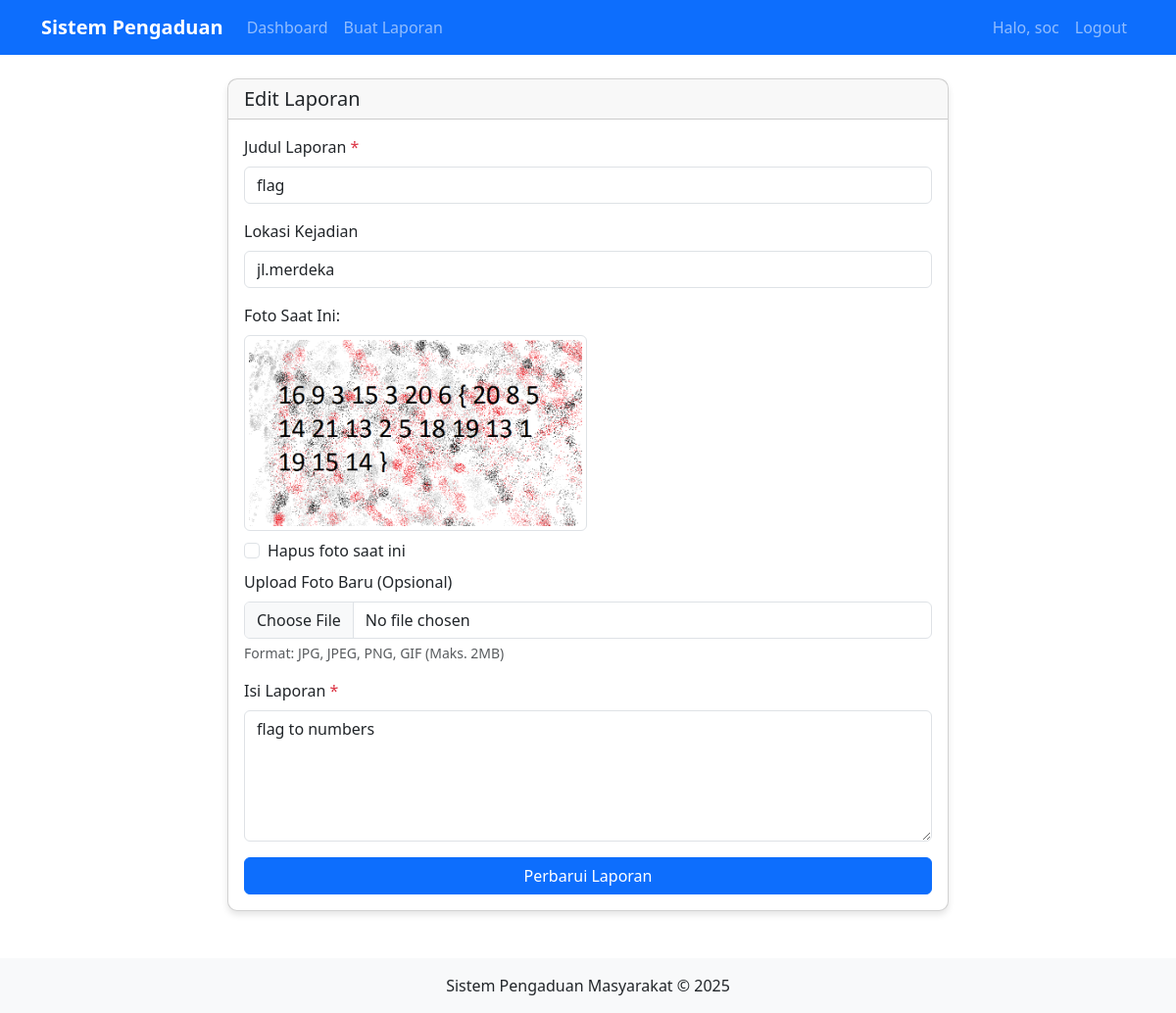
Screenshot of /user/edit_laporan.php?id=1 (signed in) with the database file from the repository.
### tables this page shows
CREATE TABLE `laporan` (
  `id` int(11) NOT NULL,
  `user_id` int(11) NOT NULL,
  `judul` varchar(255) NOT NULL,
  `isi` text NOT NULL,
  `lokasi` varchar(255) DEFAULT NULL,
  `foto` varchar(255) DEFAULT NULL,
  `tanggal` datetime DEFAULT current_timestamp(),
  `status` enum('menunggu','diproses','selesai') DEFAULT 'menunggu'
);

### user/edit_laporan.php (the view, shortened to what this page needs)
<?php
include '../template/header.php';
include '../config/koneksi.php';
$user_id = $_SESSION['user_id'];
$laporan_id = $_GET['id'];
$query = "SELECT * FROM laporan WHERE id = $laporan_id AND user_id = $user_id";
$result = mysqli_query($koneksi, $query);
$laporan = mysqli_fetch_assoc($result);
?>
<div class="row justify-content-center">
    <div class="col-md-8">
        <div class="card">
            <div class="card-header">
                <h5 class="mb-0">Edit Laporan</h5>
            </div>
            <div class="card-body">
                <form method="POST" action="" enctype="multipart/form-data">
                    <div class="mb-3">
                        <label for="judul" class="form-label">Judul Laporan <span class="text-danger">*</span></label>
                        <input type="text" class="form-control" id="judul" name="judul" value="<?php echo $laporan['judul']; ?>" required>
                    </div>
                    <div class="mb-3">
                        <label for="lokasi" class="form-label">Lokasi Kejadian</label>
                        <input type="text" class="form-control" id="lokasi" name="lokasi" value="<?php echo $laporan['lokasi']; ?>" placeholder="Contoh: Jl. Merdeka No. 10, Jakarta">
                    </div>
                    <div class="mb-3">
                        <label class="form-label">Foto Saat Ini:</label>
                        <?php if (!empty($laporan['foto'])): ?>
                            <div class="mb-2">
                                <img src="../uploads/<?php echo $laporan['foto']; ?>" class="img-thumbnail" style="max-height: 200px;" alt="Foto Laporan">
                            </div>
                            <div class="form-check mb-2">
                                <input class="form-check-input" type="checkbox" id="hapus_foto" name="hapus_foto">
                                <label class="form-check-label" for="hapus_foto">Hapus foto saat ini</label>
                            </div>
                        <?php else: ?>
                            <p class="text-muted">Tidak ada foto</p>
                        <?php endif; ?>
                        <label for="foto" class="form-label">Upload Foto Baru (Opsional)</label>
                        <input type="file" class="form-control" id="foto" name="foto" accept="image/*">
                        <div class="form-text">Format: JPG, JPEG, PNG, GIF (Maks. 2MB)</div>
                    </div>
                    <div class="mb-3">
                        <label for="isi" class="form-label">Isi Laporan <span class="text-danger">*</span></label>
                        <textarea class="form-control" id="isi" name="isi" rows="5" required><?php echo $laporan['isi']; ?></textarea>
                    </div>
                    <div class="d-grid">
                        <button type="submit" class="btn btn-primary">Perbarui Laporan</button>
                    </div>
                </form>
            </div>
        </div>
    </div>
</div>
<?php include '../template/footer.php'; ?>

### template/header.php (style rules this page uses)
.card { border-radius: 10px; box-shadow: 0 4px 6px rgba(0, 0, 0, 0.1); }

### rows the page displays
laporan: judul "flag", lokasi "jl.merdeka", foto (picture), isi "flag to numbers"

### other values shown
$_SESSION['nama'] "soc"
